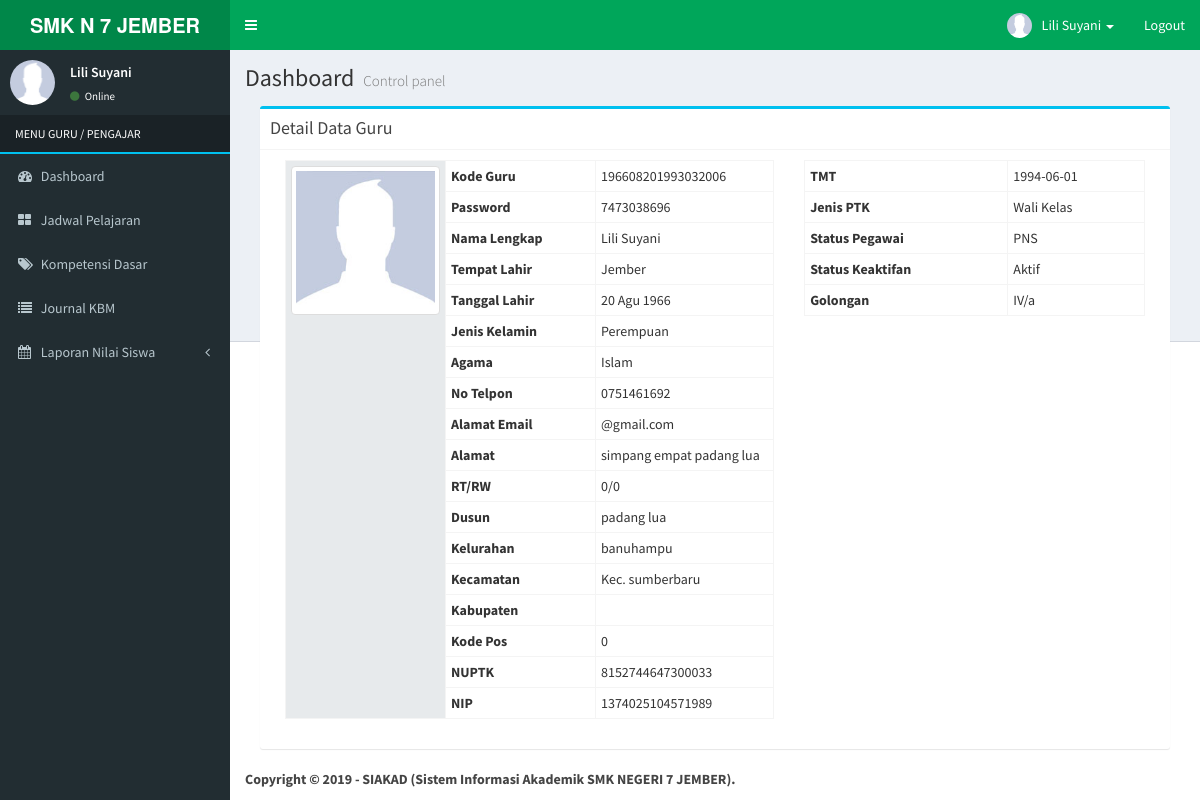
The page /index.php (signed in) on the database its author committed.
### tables this page shows
CREATE TABLE `guru` (
  `nip` varchar(30) NOT NULL,
  `password` varchar(255) NOT NULL,
  `nama_guru` varchar(150) NOT NULL,
  `tempat_lahir` varchar(150) NOT NULL,
  `tanggal_lahir` date NOT NULL,
  `id_jenis_kelamin` int(11) NOT NULL,
  `id_agama` int(11) NOT NULL,
  `telepon` varchar(15) NOT NULL,
  `email` varchar(150) NOT NULL,
  `alamat_jalan` varchar(255) NOT NULL,
  `rt` varchar(5) NOT NULL,
  `rw` varchar(5) NOT NULL,
  `nama_dusun` varchar(100) NOT NULL,
  `desa_kelurahan` varchar(100) NOT NULL,
  `kecamatan` varchar(100) NOT NULL,
  `kabupaten` varchar(150) NOT NULL,
  `kode_pos` int(10) NOT NULL,
  `nuptk` varchar(50) NOT NULL,
  `nik` varchar(50) NOT NULL,
  `tmt` varchar(20) NOT NULL,
  `id_status_kepegawaian` int(5) NOT NULL,
  `id_jenis_ptk` int(5) NOT NULL,
  `id_status_keaktifan` int(5) NOT NULL,
  `foto` varchar(255) NOT NULL,
  `id_golongan` int(5) NOT NULL
);

CREATE TABLE `jenis_kelamin` (
  `id_jenis_kelamin` int(5) NOT NULL,
  `jenis_kelamin` varchar(50) NOT NULL
);

CREATE TABLE `agama` (
  `id_agama` int(5) NOT NULL,
  `nama_agama` varchar(100) NOT NULL
);

CREATE TABLE `jenis_ptk` (
  `id_jenis_ptk` int(5) NOT NULL,
  `jenis_ptk` varchar(100) NOT NULL,
  `keterangan` text NOT NULL
);

CREATE TABLE `status_kepegawaian` (
  `id_status_kepegawaian` int(5) NOT NULL,
  `status_kepegawaian` varchar(255) NOT NULL,
  `keterangan` text NOT NULL
);

CREATE TABLE `status_keaktifan` (
  `id_status_keaktifan` int(5) NOT NULL,
  `nama_status_keaktifan` varchar(255) NOT NULL,
  `keterangan` text NOT NULL
);

CREATE TABLE `golongan` (
  `id_golongan` int(5) NOT NULL,
  `nama_golongan` varchar(150) NOT NULL,
  `keterangan` text NOT NULL
);

### config/fungsi_indotgl.php (called while the page is built, shortened)
<?php
	function tgl_indo($tgl){
			$tanggal = substr($tgl,8,2);
			$bulan = getBulan(substr($tgl,5,2));
			$tahun = substr($tgl,0,4);
			return $tanggal.' '.$bulan.' '.$tahun;
	}
	function getBulan($bln){
				switch ($bln){
					case 8:
						return "Agu";
						break;
				}
			}
?>

### application/home_guru.php (the view, shortened to what this page needs)
<?php
if ($_GET[act] == '') {
  if ($_SESSION[level] == 'guru') {
    $nip = $_SESSION[id];
  } else {
    $nip = $_GET[id];
  }
  $detail = mysqli_query($koneksi, "SELECT a.*, b.jenis_kelamin, c.status_kepegawaian, d.jenis_ptk, e.nama_agama, g.nama_golongan, f.nama_status_keaktifan
  FROM guru a LEFT JOIN jenis_kelamin b ON a.id_jenis_kelamin=b.id_jenis_kelamin
    LEFT JOIN status_kepegawaian c ON a.id_status_kepegawaian=c.id_status_kepegawaian
      LEFT JOIN jenis_ptk d ON a.id_jenis_ptk=d.id_jenis_ptk
        LEFT JOIN agama e ON a.id_agama=e.id_agama
          LEFT JOIN status_keaktifan f ON a.id_status_keaktifan=f.id_status_keaktifan
          LEFT JOIN golongan g ON a.id_golongan=g.id_golongan
              where a.nip='$nip'");
  $s = mysqli_fetch_array($detail);
  echo "<div class='col-md-12'>
<div class='box box-info'>
<div class='box-header with-border'>
<h3 class='box-title'>Detail Data Guru</h3>
</div>
<div class='box-body'>
<form method='POST' class='form-horizontal' action='' enctype='multipart/form-data'>
<div class='col-md-7'>
<table class='table table-condensed table-bordered'>
<tbody>
<input type='hidden' name='id' value='$s[nip]'>
<tr><th style='background-color:#E7EAEC' width='160px' rowspan='25'>";
  if (trim($s[foto]) == '') {
    echo "<img class='img-thumbnail' style='width:155px' src='foto_siswa/no-image.jpg'>";
  } else {
    echo "<img class='img-thumbnail' style='width:155px' src='foto_pegawai/$s[foto]'>";
  }
  echo "</th>
</tr>
<tr><th width='120px' scope='row'>Kode Guru</th>      <td>$s[nip]</td></tr>
<tr><th scope='row'>Password</th>               <td>$s[password]</td></tr>
<tr><th scope='row'>Nama Lengkap</th>           <td>$s[nama_guru]</td></tr>
<tr><th scope='row'>Tempat Lahir</th>           <td>$s[tempat_lahir]</td></tr>
<tr><th scope='row'>Tanggal Lahir</th>          <td>" . tgl_indo($s[tanggal_lahir]) . "</td></tr>
<tr><th scope='row'>Jenis Kelamin</th>          <td>$s[jenis_kelamin]</td></tr>
<tr><th scope='row'>Agama</th>                  <td>$s[nama_agama]</td></tr>
<tr><th scope='row'>No Telpon</th>              <td>$s[telepon]</td></tr>
<tr><th scope='row'>Alamat Email</th>           <td>$s[email]</td></tr>
<tr><th scope='row'>Alamat</th>                 <td>$s[alamat_jalan]</td></tr>
<tr><th scope='row'>RT/RW</th>                  <td>$s[rt]/$s[rw]</td></tr>
<tr><th scope='row'>Dusun</th>                  <td>$s[nama_dusun]</td></tr>
<tr><th scope='row'>Kelurahan</th>              <td>$s[desa_kelurahan]</td></tr>
<tr><th scope='row'>Kecamatan</th>              <td>$s[kecamatan]</td></tr>
<tr><th scope='row'>Kabupaten</th>              <td>$s[kabupaten]</td></tr>
<tr><th scope='row'>Kode Pos</th>               <td>$s[kode_pos]</td></tr>
<tr><th scope='row'>NUPTK</th>                  <td>$s[nuptk]</td></tr>
<tr><th width='150px' scope='row'>NIP</th>      <td>$s[nik]</td></tr>
</tbody>
</table>
</div>
<div class='col-md-5'>
<table class='table table-condensed table-bordered'>
<tbody>
<tr><th scope='row'>TMT</th>                   <td>$s[tmt]</td></tr>
<tr><th scope='row'>Jenis PTK</th>              <td>$s[jenis_ptk]</td></tr>
<tr><th scope='row'>Status Pegawai</th>         <td>$s[status_kepegawaian]</td></tr>
<tr><th scope='row'>Status Keaktifan</th>       <td>$s[nama_status_keaktifan]</td></tr>
<tr><th scope='row'>Golongan</th>               <td>$s[nama_golongan]</td></tr>
</tbody>
</table>
</div>
</div>
</form>
</div>";
}

### main-header.php (shortened to what this page needs)
<a href="index.php" class="logo">
  <span class="logo-lg"><b>SMK N 7 JEMBER</b></span>
</a>
<nav class="navbar navbar-static-top" role="navigation">
  <a href="#" class="sidebar-toggle" data-toggle="offcanvas" role="button">
  </a>
  <div class="navbar-custom-menu">
    <ul class="nav navbar-nav">
      <li class="dropdown user user-menu">
        <a href="#" class="dropdown-toggle" data-toggle="dropdown">
          <img src="<?php echo $foto; ?>" class="user-image" alt="User Image">
          <span class="hidden-xs"><?php echo $nama; ?></span> <span class='caret'></span>
        </a>
      </li>
      <li><a href="logout.php">Logout</a></li>
    </ul>
  </div>
</nav>

### menu-guru.php (shortened to what this page needs)
<section class="sidebar">
  <div class="user-panel">
    <div class="pull-left image">
      <img src="<?php echo $foto; ?>" class="img-circle" alt="User Image">
    </div>
    <div class="pull-left info">
      <p><?php echo $nama; ?></p>
      <a href="#"><i class="fa fa-circle text-success"></i> Online</a>
    </div>
  </div>
  <ul class="sidebar-menu">
    <li class="header" style='color:#fff; text-transform:uppercase; border-bottom:2px solid #00c0ef'>MENU <?php echo $level; ?></li>
    <li><a href="index.php"><i class="fa fa-dashboard"></i> <span>Dashboard</span></a></li>
    <li><a href="index.php?view=jadwalguru"><i class="fa fa-th-large"></i> <span>Jadwal Pelajaran</span></a></li>
    <li><a href="index.php?view=kompetensiguru"><i class="fa fa-tags"></i> <span>Kompetensi Dasar</span></a></li>
    <li><a href="index.php?view=journalguru"><i class="fa fa-list"></i> <span>Journal KBM</span></a></li>
    <li class="treeview">
      <a href="#"><i class="fa fa-calendar"></i> <span>Laporan Nilai Siswa</span><i class="fa fa-angle-left pull-right"></i></a>
    </li>
  </ul>
</section>

### rows shown on the page
guru: nama_guru "Lili Suyani", nip "196608201993032006", password "7473038696", tempat_lahir "Jember", tanggal_lahir "20 Agu 1966", id_jenis_kelamin.jenis_kelamin "Perempuan", id_agama.nama_agama "Islam", telepon "0751461692", email "@gmail.com", alamat_jalan "simpang empat padang lua", rt "0", rw "0", nama_dusun "padang lua", desa_kelurahan "banuhampu", kecamatan "Kec. sumberbaru", kode_pos "0", nuptk "8152744647300033", nik "1374025104571989", tmt "1994-06-01", id_jenis_ptk.jenis_ptk "Wali Kelas", id_status_kepegawaian.status_kepegawaian "PNS", id_status_keaktifan.nama_status_keaktifan "Aktif", id_golongan.nama_golongan "IV/a"

### other values the page prints
$level "GURU / PENGAJAR"
